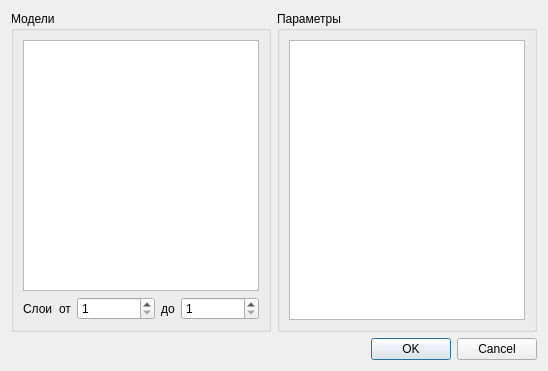
<?xml version="1.0" encoding="UTF-8"?>
<ui version="4.0">
 <class>Dialog</class>
 <widget class="QDialog" name="Dialog">
  <property name="geometry">
   <rect>
    <x>0</x>
    <y>0</y>
    <width>548</width>
    <height>371</height>
   </rect>
  </property>
  <property name="windowTitle">
   <string>3D Модель</string>
  </property>
  <layout class="QGridLayout" name="gridLayout">
   <item row="0" column="0">
    <widget class="QFrame" name="frame">
     <property name="frameShape">
      <enum>QFrame::NoFrame</enum>
     </property>
     <property name="frameShadow">
      <enum>QFrame::Raised</enum>
     </property>
     <layout class="QGridLayout" name="gridLayout_2">
      <property name="leftMargin">
       <number>0</number>
      </property>
      <property name="topMargin">
       <number>0</number>
      </property>
      <property name="rightMargin">
       <number>0</number>
      </property>
      <property name="bottomMargin">
       <number>0</number>
      </property>
      <item row="0" column="0">
       <widget class="QGroupBox" name="groupBox">
        <property name="title">
         <string>Модели</string>
        </property>
        <layout class="QGridLayout" name="gridLayout_3" columnstretch="0,0,1,0,1">
         <item row="1" column="1">
          <widget class="QLabel" name="label">
           <property name="text">
            <string>от</string>
           </property>
          </widget>
         </item>
         <item row="1" column="3">
          <widget class="QLabel" name="label_2">
           <property name="text">
            <string>до</string>
           </property>
          </widget>
         </item>
         <item row="1" column="0">
          <widget class="QLabel" name="layerLabel">
           <property name="text">
            <string>Слои</string>
           </property>
          </widget>
         </item>
         <item row="1" column="2">
          <widget class="QSpinBox" name="layerSpinBox">
           <property name="minimum">
            <number>1</number>
           </property>
          </widget>
         </item>
         <item row="1" column="4">
          <widget class="QSpinBox" name="lastLayerSpinBox">
           <property name="minimum">
            <number>1</number>
           </property>
          </widget>
         </item>
         <item row="0" column="0" colspan="5">
          <widget class="QListWidget" name="modelListWidget"/>
         </item>
        </layout>
       </widget>
      </item>
      <item row="0" column="1">
       <widget class="QGroupBox" name="groupBox_3">
        <property name="title">
         <string>Параметры</string>
        </property>
        <layout class="QVBoxLayout" name="verticalLayout_3">
         <item>
          <widget class="QListWidget" name="propertyListWidget"/>
         </item>
        </layout>
       </widget>
      </item>
     </layout>
    </widget>
   </item>
   <item row="1" column="0">
    <widget class="QDialogButtonBox" name="buttonBox">
     <property name="orientation">
      <enum>Qt::Horizontal</enum>
     </property>
     <property name="standardButtons">
      <set>QDialogButtonBox::Cancel|QDialogButtonBox::Ok</set>
     </property>
    </widget>
   </item>
  </layout>
 </widget>
 <resources/>
 <connections>
  <connection>
   <sender>buttonBox</sender>
   <signal>accepted()</signal>
   <receiver>Dialog</receiver>
   <slot>accept()</slot>
   <hints>
    <hint type="sourcelabel">
     <x>248</x>
     <y>254</y>
    </hint>
    <hint type="destinationlabel">
     <x>157</x>
     <y>274</y>
    </hint>
   </hints>
  </connection>
  <connection>
   <sender>buttonBox</sender>
   <signal>rejected()</signal>
   <receiver>Dialog</receiver>
   <slot>reject()</slot>
   <hints>
    <hint type="sourcelabel">
     <x>316</x>
     <y>260</y>
    </hint>
    <hint type="destinationlabel">
     <x>286</x>
     <y>274</y>
    </hint>
   </hints>
  </connection>
 </connections>
</ui>
